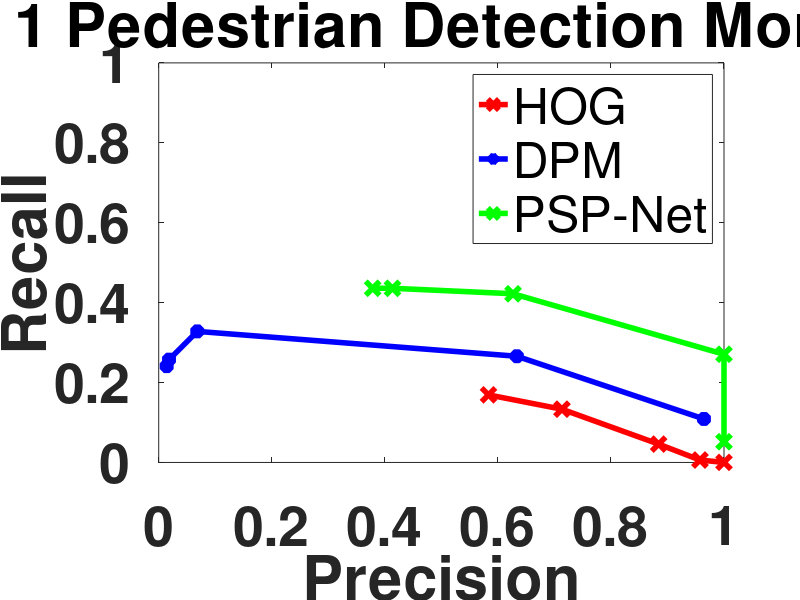
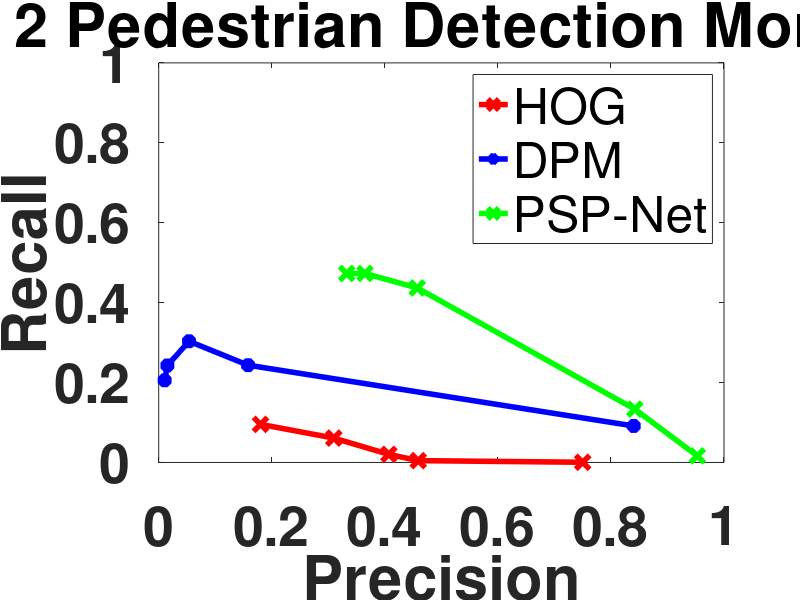
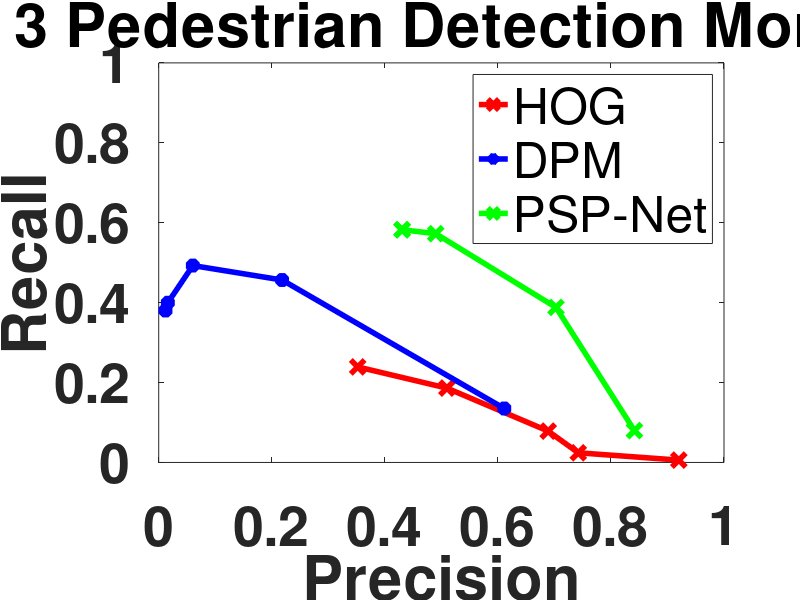

The MATLAB source for these figures, in order:
clc;
clear all;
close all;


%% Pedestrian Detection Mono Camera

% Camera 1
HOGPrecision1 = [0.58341 0.71336 0.884319 0.957447 1];
HOGRecall1 = [0.16909 0.1332 0.0459463 0.0060104 0.00013356];

DPMPrecision1 = [0.0140929 0.0182355 0.0681893 0.633588 0.964497];
DPMRecall1 = [0.241007 0.257361 0.328032 0.265777 0.108855];

PSPPrecision1 = [0.378523 0.413583 0.626809 1 1 ];
PSPRecall1 = [0.435956 0.435956 0.422198 0.270736 0.0519567];

figure1 = figure();
axes1 = axes('Parent',figure1);
plot(HOGPrecision1, HOGRecall1, '-rx', 'MarkerSize', 10, 'LineWidth', 4)
hold on;
plot(DPMPrecision1, DPMRecall1, '-b*', 'MarkerSize', 10, 'LineWidth', 4)
plot(PSPPrecision1, PSPRecall1, '-gx', 'MarkerSize', 10, 'LineWidth', 4)
xlim([0 1]);ylim([0 1]);
xlabel('Precision','FontWeight','bold');
ylabel('Recall','FontWeight','bold');
legend('HOG', 'DPM', 'PSP-Net')
title('Camera 1 Pedestrian Detection Mono Camera')
set(axes1,'FontSize', 40,'FontWeight','bold');

% Camera 2
HOGPrecision2 = [0.18009 0.30972 0.407166 0.459016 0.75];
HOGRecall2 = [0.09540 0.0610 0.0202823 0.0045432 0.00048677];

DPMPrecision2 = [0.0105133 0.0154302 0.0536681 0.158117 0.840299];
DPMRecall2 = [0.205613 0.242754 0.303318 0.243432 0.091351];

PSPPrecision2 = [0.332649 0.364877 0.45742 0.842213 0.95283];
PSPRecall2 = [0.472984 0.472984 0.436638 0.133377 0.0163881];

figure2 = figure();
axes2 = axes('Parent',figure2);
plot(HOGPrecision2, HOGRecall2, '-rx', 'MarkerSize', 10, 'LineWidth', 4)
hold on;
plot(DPMPrecision2, DPMRecall2, '-b*', 'MarkerSize', 10, 'LineWidth', 4)
plot(PSPPrecision2, PSPRecall2, '-gx', 'MarkerSize', 10, 'LineWidth', 4)
xlim([0 1]);ylim([0 1]);
xlabel('Precision','FontWeight','bold');
ylabel('Recall','FontWeight','bold');
legend('HOG', 'DPM', 'PSP-Net')
title('Camera 2 Pedestrian Detection Mono Camera')
set(axes2,'FontSize', 40,'FontWeight','bold');

% Camera 3
HOGPrecision3 = [0.35194 0.50976 0.689038 0.742188  0.92];
HOGRecall3 = [0.23911 0.1861 0.0784114 0.0241853 0.00585987];

DPMPrecision3 = [0.0120268 0.0161443 0.0603696 0.218275 0.611303];
DPMRecall3 = [0.38032 0.399751 0.492798 0.456605 0.135032];

PSPPrecision3 = [0.430561 0.43056 0.490085 0.702815 0.841523];
PSPRecall3 = [0.582485 0.582485  0.572556 0.388025 0.0796843];

figure3 = figure();
axes3 = axes('Parent',figure3);
plot(HOGPrecision3, HOGRecall3, '-rx', 'MarkerSize', 10, 'LineWidth', 4)
hold on;
plot(DPMPrecision3, DPMRecall3, '-b*', 'MarkerSize', 10, 'LineWidth', 4)
plot(PSPPrecision3, PSPRecall3, '-gx', 'MarkerSize', 10, 'LineWidth', 4)
xlim([0 1]);ylim([0 1]);
xlabel('Precision','FontWeight','bold');
ylabel('Recall','FontWeight','bold');
legend('HOG', 'DPM', 'PSP-Net')
title('Camera 3 Pedestrian Detection Mono Camera')
set(axes3,'FontSize', 40,'FontWeight','bold');

% F-Scores
FScoreHOG1 = max((2 .* HOGPrecision1 .* HOGRecall1)./(HOGPrecision1 + HOGRecall1))
FScoreHOG2 = max((2 .* HOGPrecision2 .* HOGRecall2)./(HOGPrecision2 + HOGRecall2))
FScoreHOG3 = max((2 .* HOGPrecision3 .* HOGRecall3)./(HOGPrecision3 + HOGRecall3))

FScoreDPM1 = max((2 .* DPMPrecision1 .* DPMRecall1)./(DPMPrecision1 + DPMRecall1))
FScoreDPM2 = max((2 .* DPMPrecision2 .* DPMRecall2)./(DPMPrecision2 + DPMRecall2))
FScoreDPM3 = max((2 .* DPMPrecision3 .* DPMRecall3)./(DPMPrecision3 + DPMRecall3))

FScorePSP1 = max((2 .* PSPPrecision1 .* PSPRecall1)./(PSPPrecision1 + PSPRecall1))
FScorePSP2 = max((2 .* PSPPrecision2 .* PSPRecall2)./(PSPPrecision2 + PSPRecall2))
FScorePSP3 = max((2 .* PSPPrecision3 .* PSPRecall3)./(PSPPrecision3 + PSPRecall3))
